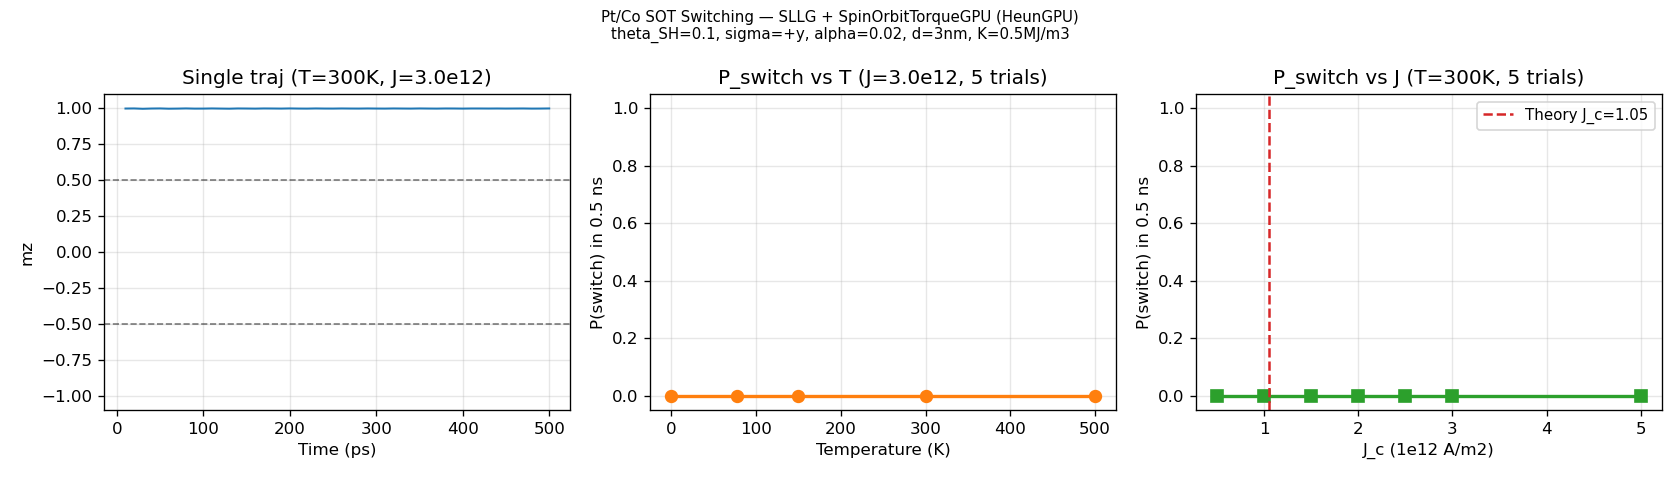

This figure's Python source:
"""
Notebook 23: GPU SOT Thermal-Assisted Switching (SLLG + SpinOrbitTorqueGPU)

Simulates spin-orbit torque (SOT) switching of a Pt/Co nanopillar at
finite temperature using HeunIntegratorGPU (SLLG) + SpinOrbitTorqueGPU.

Performance note:
  HeunIntegratorGPU 1x1x1 grid: ~284 us/step (sync-dominated).
  Design: dt=1e-13, t_max=0.5ns (5000 steps/trial), 5 trials/pt.

Produces:
 (a) Single trajectory: mz(t) at T=300 K, J=3.0e12 A/m2
 (b) P_switch vs T at fixed J=3.0e12 (5 T-points, 5 trials)
 (c) P_switch vs J at T=300 K (7 J-points, 5 trials)

Material: Pt/Co  Ms=580 kA/m, K=0.5 MJ/m3, alpha=0.02, d_fm=3 nm
          theta_SH=0.1, sigma=+y
"""

import os, sys, time
sys.path.insert(0, os.path.join(os.path.dirname(__file__), '..', 'build', 'windows-msvc-cuda', 'python'))
os.add_dll_directory('C:/Program Files/NVIDIA GPU Computing Toolkit/CUDA/v13.2/bin/x64')

import numpy as np
import micromag as mm

print("Notebook 23: GPU SOT Thermal Switching  (SLLG + SpinOrbitTorqueGPU)")
print(f"  CUDA: {mm.cuda_available()}")

# ---------------------------------------------------------------------------
# Material
# ---------------------------------------------------------------------------
mu0  = 4e-7 * np.pi
hbar = 1.0546e-34
e_ch = 1.6022e-19

Ms       = 580e3
A        = 15e-12
K        = 0.5e6
alpha    = 0.02
d_fm     = 3e-9
theta_SH = 0.10
eta_DL   = 1.0
eta_FL   = 0.0

mat = mm.Material()
mat.Ms         = Ms
mat.A_exchange = A
mat.K_uniaxial = K
mat.easy_axis  = mm.Vec3(0, 0, 1)
mat.alpha      = alpha

mu0_Heff   = 2 * K / Ms - mu0 * Ms           # net PMA field [T]
J_c_theory = 2 * e_ch * alpha * Ms * d_fm * mu0_Heff / (hbar * theta_SH * eta_DL)
print(f"\nTheory: mu0*Heff={mu0_Heff*1e3:.1f} mT  J_c_SOT={J_c_theory/1e12:.3f} e12 A/m2")

# ---------------------------------------------------------------------------
# Grid + shared GPU objects
# ---------------------------------------------------------------------------
g = mm.StructuredGrid(1, 1, 1, d_fm, d_fm, d_fm)

demag_gpu = mm.DemagFieldGPU(g)
exch_gpu  = mm.ExchangeFieldGPU(g)
aniso_gpu = mm.UniaxialAnisotropyFieldGPU(g)

fields = mm.FieldSumGPU()
fields.add(exch_gpu)
fields.add(aniso_gpu)

sigma  = mm.Vec3(0, 1, 0)
sot    = mm.SpinOrbitTorqueGPU(g, 1e12, theta_SH, d_fm, sigma, eta_DL, eta_FL)
torques = mm.SpinTorqueSumGPU()
torques.add(sot)

# Initial state: +z tilted 5 degrees
theta0 = np.deg2rad(5)
a0_arr = np.zeros((1, 1, 1, 3))
a0_arr[0, 0, 0] = [np.sin(theta0), 0.0, np.cos(theta0)]

def make_m0():
    m = mm.VectorField3D(g)
    mm.from_numpy(m, a0_arr)
    return m

# Simulation parameters — optimized for ~284 us/step overhead
dt       = 1e-13    # s  (larger dt → fewer steps)
t_max    = 0.5e-9   # 0.5 ns
n_steps  = int(t_max / dt)   # 5000 steps
check_ev = 100               # every 10 ps
n_trials = 5

print(f"\nParameters: dt={dt:.0e} s, t_max={t_max*1e12:.0f} ps, {n_steps} steps/trial")
print(f"  check every {check_ev} steps = {check_ev*dt*1e12:.0f} ps,  {n_trials} trials/point")

def run_trial(J_c_val, T_K, seed):
    """Run one trial, return True if switched (mz < -0.5) within t_max."""
    sot.J_c = J_c_val
    integ = mm.HeunIntegratorGPU(g, dt, seed=seed)
    integ.upload(make_m0())
    for step in range(0, n_steps, check_ev):
        for _ in range(check_ev):
            integ.step(mat, demag_gpu, fields, T_K, torques)
        m_tmp = mm.VectorField3D(g)
        integ.download(m_tmp)
        if float(mm.to_numpy(m_tmp)[0, 0, 0, 2]) < -0.5:
            return True
    return False

# ---------------------------------------------------------------------------
# Part A: Single trajectory (T=300 K, J=3.0e12)
# ---------------------------------------------------------------------------
print("\n--- Part A: Single trajectory (T=300K, J=3.0e12) ---")
J_demo = 3.0e12
T_demo = 300.0
sot.J_c = J_demo

integ_a = mm.HeunIntegratorGPU(g, dt, seed=42)
integ_a.upload(make_m0())

mz_traj, t_arr = [], []
t0 = time.time()

for step in range(0, n_steps, check_ev):
    for _ in range(check_ev):
        integ_a.step(mat, demag_gpu, fields, T_demo, torques)
    m_tmp = mm.VectorField3D(g)
    integ_a.download(m_tmp)
    mz_traj.append(float(mm.to_numpy(m_tmp)[0, 0, 0, 2]))
    t_arr.append((step + check_ev) * dt * 1e12)

t_A = time.time() - t0
mz_arr = np.array(mz_traj)
sw_idx = np.where(mz_arr < -0.5)[0]
t_sw_A = t_arr[sw_idx[0]] if len(sw_idx) > 0 else None
print(f"  t_sw = {t_sw_A:.0f} ps" if t_sw_A else "  No switch in 0.5 ns")
print(f"  Time: {t_A:.1f} s")

# ---------------------------------------------------------------------------
# Part B: P_switch vs T  (J=3.0e12, 5 T-points, n_trials trials each)
# ---------------------------------------------------------------------------
print(f"\n--- Part B: P_switch vs T (J={J_demo/1e12:.1f}e12, {n_trials} trials/pt) ---")

T_values   = np.array([0, 77, 150, 300, 500], dtype=float)
sw_prob_T  = []
t0 = time.time()

for T in T_values:
    n_sw = sum(1 for seed in range(n_trials) if run_trial(J_demo, T, seed))
    p_sw = n_sw / n_trials
    sw_prob_T.append(p_sw)
    print(f"  T={T:4.0f}K  P_sw={p_sw:.2f}  ({n_sw}/{n_trials})")

print(f"  Time: {time.time()-t0:.1f} s")

# ---------------------------------------------------------------------------
# Part C: P_switch vs J  (T=300 K, 7 J-points, n_trials trials each)
# ---------------------------------------------------------------------------
print(f"\n--- Part C: P_switch vs J (T=300K, {n_trials} trials/pt) ---")

J_sweep   = np.array([0.5, 1.0, 1.5, 2.0, 2.5, 3.0, 5.0]) * 1e12
sw_prob_J = []
t0 = time.time()

for J in J_sweep:
    n_sw = sum(1 for seed in range(n_trials) if run_trial(J, 300.0, seed * 7 + 3))
    p_sw = n_sw / n_trials
    sw_prob_J.append(p_sw)
    print(f"  J={J/1e12:.2f}e12  P_sw={p_sw:.2f}  ({n_sw}/{n_trials})")

print(f"  Time: {time.time()-t0:.1f} s")

# ---------------------------------------------------------------------------
# Plot
# ---------------------------------------------------------------------------
try:
    import matplotlib
    matplotlib.use('Agg')
    import matplotlib.pyplot as plt
    from matplotlib.patches import Patch

    fig, axes = plt.subplots(1, 3, figsize=(14, 4))

    # A: mz trajectory
    ax = axes[0]
    ax.plot(t_arr, mz_arr, lw=1.2, color='C0')
    ax.axhline(-0.5, color='k', ls='--', lw=1, alpha=0.5)
    ax.axhline( 0.5, color='k', ls='--', lw=1, alpha=0.5)
    if t_sw_A:
        ax.axvline(t_sw_A, color='C3', ls='--', lw=1.5, label=f't_sw={t_sw_A:.0f} ps')
        ax.legend(fontsize=9)
    ax.set_xlabel('Time (ps)')
    ax.set_ylabel('mz')
    ax.set_title(f'Single traj (T={T_demo:.0f}K, J={J_demo/1e12:.1f}e12)')
    ax.set_ylim(-1.1, 1.1)
    ax.grid(alpha=0.3)

    # B: P_sw vs T
    ax = axes[1]
    ax.plot(T_values, sw_prob_T, 'o-', color='C1', lw=2, ms=7)
    ax.fill_between(T_values, 0, sw_prob_T, alpha=0.15, color='C1')
    ax.set_xlabel('Temperature (K)')
    ax.set_ylabel('P(switch) in 0.5 ns')
    ax.set_title(f'P_switch vs T (J={J_demo/1e12:.1f}e12, {n_trials} trials)')
    ax.set_ylim(-0.05, 1.05)
    ax.grid(alpha=0.3)

    # C: P_sw vs J
    ax = axes[2]
    ax.plot(J_sweep/1e12, sw_prob_J, 's-', color='C2', lw=2, ms=7)
    ax.axvline(J_c_theory/1e12, color='C3', ls='--', lw=1.5,
               label=f'Theory J_c={J_c_theory/1e12:.2f}')
    ax.fill_between(J_sweep/1e12, 0, sw_prob_J, alpha=0.15, color='C2')
    ax.set_xlabel('J_c (1e12 A/m2)')
    ax.set_ylabel('P(switch) in 0.5 ns')
    ax.set_title(f'P_switch vs J (T=300K, {n_trials} trials)')
    ax.set_ylim(-0.05, 1.05)
    ax.legend(fontsize=9)
    ax.grid(alpha=0.3)

    plt.suptitle(
        f'Pt/Co SOT Switching — SLLG + SpinOrbitTorqueGPU (HeunGPU)\n'
        f'theta_SH={theta_SH}, sigma=+y, alpha={alpha}, d={d_fm*1e9:.0f}nm, K={K/1e6:.1f}MJ/m3',
        fontsize=9)
    plt.tight_layout()

    out_path = os.path.join(os.path.dirname(__file__), '23_sot_thermal_switching_gpu.png')
    plt.savefig(out_path, dpi=120)
    print(f"\nPlot saved: {out_path}")

except Exception as e:
    print(f"Plot error: {e}")

print("\n=== Summary ===")
print(f"  Theory J_c_SOT = {J_c_theory/1e12:.3f} e12 A/m2  mu0*Heff={mu0_Heff*1e3:.1f} mT")
print(f"  dt={dt:.0e}, t_max={t_max*1e12:.0f} ps, {n_steps} steps, {n_trials} trials/pt")
print(f"  P_sw vs T @J=3.0e12: {[f'{p:.2f}' for p in sw_prob_T]}")
print(f"  P_sw vs J @T=300K:   {[f'{p:.2f}' for p in sw_prob_J]}")
